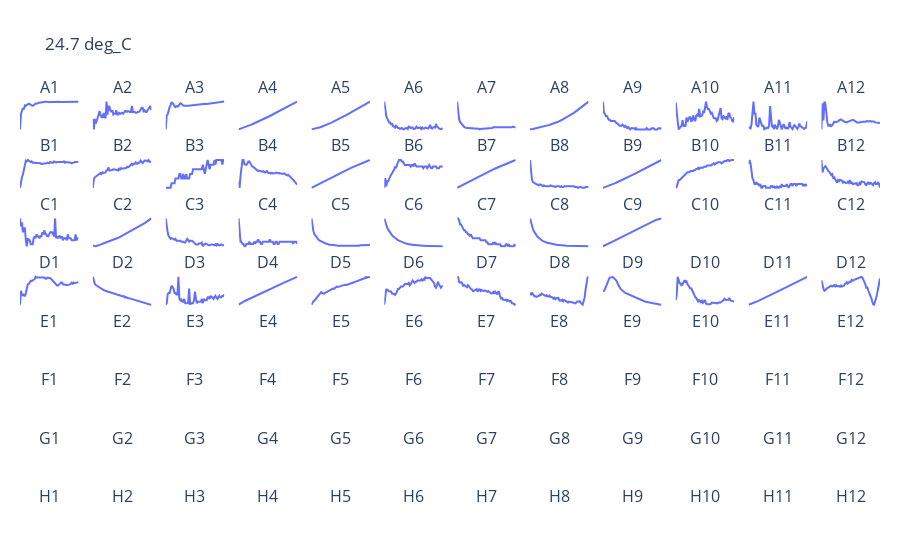

The notebook cell saved with this chart:
### Code cell
plate.visualize(zoom=True)
